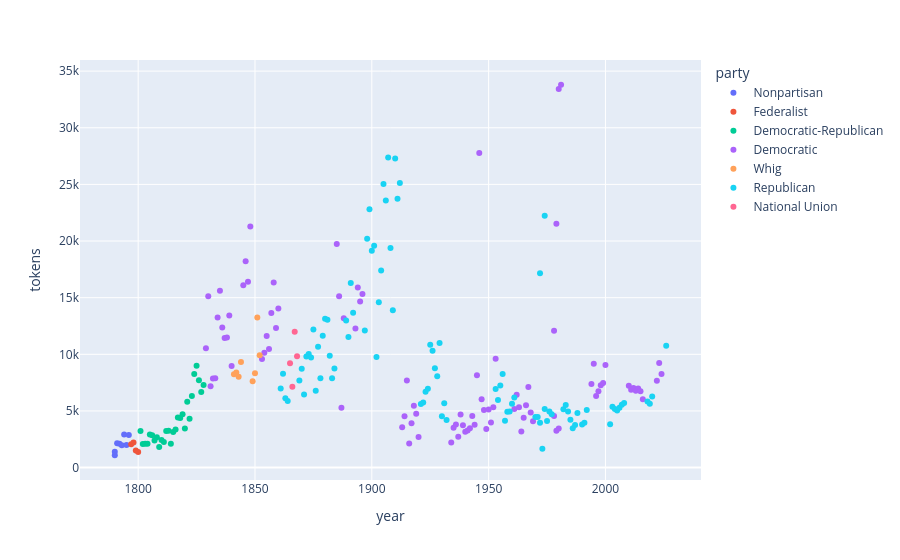

Notebook source saved alongside this figure:
### Markdown cell above
Hover any point for the president, the year, the length, and whether the address was spoken or written. Click a party in the legend to hide it, and double-click a party to show that one alone.

### Code cell
figure = plotly.express.scatter(
    df,
    x='year',
    y='tokens',
    color='party',
    hover_name='president',
    hover_data=['sotu_type'],
)
figure.show()

### Figure 1 — Plotly figure (JSON) as saved in the notebook; plotly's stock layout.template omitted (floating-point values rounded to 4 significant figures)
{"data": [{"customdata": [["spoken"], ["spoken"], ["spoken"], ["spoken"], ["spoken"], ["spoken"], ["spoken"], ["spoken"]], "hovertemplate": "<b>%{hovertext}</b><br><br>party=Nonpartisan<br>year=%{x}<br>tokens=%{y}<br>sotu_type=%{customdata[0]}<extra></extra>", "hovertext": ["Washington", "Washington", "Washington", "Washington", "Washington", "Washington", "Washington", "Washington"], "legendgroup": "Nonpartisan", "marker": {"color": "#636efa", "symbol": "circle"}, "mode": "markers", "name": "Nonpartisan", "orientation": "v", "showlegend": true, "type": "scatter", "x": [1790, 1790, 1791, 1792, 1793, 1794, 1795, 1796], "xaxis": "x", "y": [1090, 1408, 2146, 2098, 1965, 2915, 1986, 2868], "yaxis": "y"}, {"customdata": [["spoken"], ["spoken"], ["spoken"], ["spoken"]], "hovertemplate": "<b>%{hovertext}</b><br><br>party=Federalist<br>year=%{x}<br>tokens=%{y}<br>sotu_type=%{customdata[0]}<extra></extra>", "hovertext": ["Adams", "Adams", "Adams", "Adams"], "legendgroup": "Federalist", "marker": {"color": "#EF553B", "symbol": "circle"}, "mode": "markers", "name": "Federalist", "orientation": "v", "showlegend": true, "type": "scatter", "x": [1797, 1798, 1799, 1800], "xaxis": "x", "y": [2063, 2218, 1505, 1372], "yaxis": "y"}, {"customdata": [["written"], ["written"], ["written"], ["written"], ["written"], ["written"], ["written"], ["written"], ["written"], ["written"], ["written"], ["written"], ["written"], ["written"], ["written"], ["written"], ["written"], ["written"], ["written"], ["written"], ["written"], ["written"], ["written"], ["written"], ["written"], ["written"], ["written"], ["written"]], "hovertemplate": "<b>%{hovertext}</b><br><br>party=Democratic-Republican<br>year=%{x}<br>tokens=%{y}<br>sotu_type=%{customdata[0]}<extra></extra>", "hovertext": ["Jefferson", "Jefferson", "Jefferson", "Jefferson", "Jefferson", "Jefferson", "Jefferson", "Jefferson", "Madison", "Madison", "Madison", "Madison", "Madison", "Madison", "Madison", "Madison", "Monroe", "Monroe", "Monroe", "Monroe", "Monroe", "Monroe", "Monroe", "Monroe", "Adams", "Adams", "Adams", "Adams"], "legendgroup": "Democratic-Republican", "marker": {"color": "#00cc96", "symbol": "circle"}, "mode": "markers", "name": "Democratic-Republican", "orientation": "v", "showlegend": true, "type": "scatter", "x": [1801, 1802, 1803, 1804, 1805, 1806, 1807, 1808, 1809, 1810, 1811, 1812, 1813, 1814, 1815, 1816, 1817, 1818, 1819, 1820, 1821, 1822, 1823, 1824, 1825, 1826, 1827, 1828], "xaxis": "x", "y": [3224, 2082, 2109, 2096, 2928, 2866, 2390, 2675, 1828, 2443, 2270, 3238, 3257, 2108, 3143, 3361, 4417, 4373, 4699, 3443, 5811, 4315, 6316, 8256, 8985, 7705, 6667, 7285], "yaxis": "y"}, {"customdata": [["written"], ["written"], ["written"], ["written"], ["written"], ["written"], ["written"], ["written"], ["written"], ["written"], ["written"], ["written"], ["written"], ["written"], ["written"], ["written"], ["written"], ["written"], ["written"], ["written"], ["written"], ["written"], ["written"], ["written"], ["written"], ["written"], ["written"], ["written"], ["written"], ["written"], ["written"], ["written"], ["spoken"], ["spoken"], ["spoken"], ["spoken"], ["spoken"], ["spoken"], ["spoken"], ["spoken"], ["spoken"], ["spoken"], ["spoken"], ["spoken"], ["spoken"], ["spoken"], ["spoken"], ["spoken"], ["spoken"], ["spoken"], ["spoken"], ["written"], ["spoken"], ["spoken"], ["spoken"], ["spoken"], ["spoken"], ["spoken"], ["spoken"], ["written"], ["spoken"], ["spoken"], ["spoken"], ["spoken"], ["spoken"], ["spoken"], ["spoken"], ["spoken"], ["spoken"], ["spoken"], ["written"], ["spoken"], ["written"], ["written"], ["spoken"], ["written"], ["spoken"], ["spoken"], ["spoken"], ["spoken"], ["spoken"], ["spoken"], ["spoken"], ["spoken"], ["spoken"], ["spoken"], ["spoken"], ["spoken"], ["spoken"], ["spoken"], ["spoken"], ["spoken"], ["spoken"]], "hovertemplate": "<b>%{hovertext}</b><br><br>party=Democratic<br>year=%{x}<br>tokens=%{y}<br>sotu_type=%{customdata[0]}<extra></extra>", "hovertext": ["Jackson", "Jackson", "Jackson", "Jackson", "Jackson", "Jackson", "Jackson", "Jackson", "Van Buren", "Van Buren", "Van Buren", "Van Buren", "Polk", "Polk", "Polk", "Polk", "Pierce", "Pierce", "Pierce", "Pierce", "Buchanan", "Buchanan", "Buchanan", "Buchanan", "Cleveland", "Cleveland", "Cleveland", "Cleveland", "Cleveland", "Cleveland", "Cleveland", "Cleveland", "Wilson", "Wilson", "Wilson", "Wilson", "Wilson", "Wilson", "Wilson", "Wilson", "Roosevelt", "Roosevelt", "Roosevelt", "Roosevelt", "Roosevelt", "Roosevelt", "Roosevelt", "Roosevelt", "Roosevelt", "Roosevelt", "Roosevelt", "Roosevelt", "Truman", "Truman", "Truman", "Truman", "Truman", "Truman", "Truman", "Truman", "Kennedy", "Kennedy", "Kennedy", "Johnson", "Johnson", "Johnson", "Johnson", "Johnson", "Johnson", "Carter", "Carter", "Carter", "Carter", "Carter", "Carter", "Carter", "Clinton", "Clinton", "Clinton", "Clinton", "Clinton", "Clinton", "Clinton", "Obama", "Obama", "Obama", "Obama", "Obama", "Obama", "Obama", "Biden", "Biden", "Biden"], "legendgroup": "Democratic", "marker": {"color": "#ab63fa", "symbol": "circle"}, "mode": "markers", "name": "Democratic", "orientation": "v", "showlegend": true, "type": "scatter", "x": [1829, 1830, 1831, 1832, 1833, 1834, 1835, 1836, 1837, 1838, 1839, 1840, 1845, 1846, 1847, 1848, 1853, 1854, 1855, 1856, 1857, 1858, 1859, 1860, 1885, 1886, 1887, 1888, 1893, 1894, 1895, 1896, 1913, 1914, 1915, 1916, 1917, 1918, 1919, 1920, 1934, 1935, 1936, 1937, 1938, 1939, 1940, 1941, 1942, 1943, 1944, 1945, 1946, 1947, 1948, 1949, 1950, 1951, 1952, 1953, 1961, 1962, 1963, 1964, 1965, 1966, 1967, 1968, 1969, 1978, 1978, 1979, 1979, 1980, 1980, 1981, 1994, 1995, 1996, 1997, 1998, 1999, 2000, 2010, 2011, 2012, 2013, 2014, 2015, 2016, 2022, 2023, 2024], "xaxis": "x", "y": [10527, 15116, 7180, 7865, 7892, 13261, 15619, 12369, 11435, 11475, 13416, 8976, 16107, 18218, 16407, 21293, 9586, 10134, 11610, 10472, 13651, 16347, 12334, 14036, 19745, 15134, 5289, 13181, 12281, 15890, 14669, 15332, 3553, 4535, 7685, 2118, 3912, 5464, 4755, 2706, 2223, 3517, 3814, 2730, 4677, 3737, 3170, 3285, 3484, 4561, 3772, 8158, 27764, 6031, 5084, 3397, 5126, 3973, 5335, 9607, 5175, 6437, 5335, 3197, 4407, 5503, 7120, 4865, 4097, 4561, 12074, 3258, 21528, 33426, 3455, 33797, 7378, 9173, 6328, 6749, 7277, 7475, 9052, 7221, 6867, 7018, 6783, 6987, 6748, 6025, 7665, 9231, 8271], "yaxis": "y"}, {"customdata": [["written"], ["written"], ["written"], ["written"], ["written"], ["written"], ["written"], ["written"]], "hovertemplate": "<b>%{hovertext}</b><br><br>party=Whig<br>year=%{x}<br>tokens=%{y}<br>sotu_type=%{customdata[0]}<extra></extra>", "hovertext": ["Tyler", "Tyler", "Tyler", "Tyler", "Taylor", "Fillmore", "Fillmore", "Fillmore"], "legendgroup": "Whig", "marker": {"color": "#FFA15A", "symbol": "circle"}, "mode": "markers", "name": "Whig", "orientation": "v", "showlegend": true, "type": "scatter", "x": [1841, 1842, 1843, 1844, 1849, 1850, 1851, 1852], "xaxis": "x", "y": [8240, 8401, 8026, 9313, 7620, 8318, 13244, 9923], "yaxis": "y"}, {"customdata": [["written"], ["written"], ["written"], ["written"], ["written"], ["written"], ["written"], ["written"], ["written"], ["written"], ["written"], ["written"], ["written"], ["written"], ["written"], ["written"], ["written"], ["written"], ["written"], ["written"], ["written"], ["written"], ["written"], ["written"], ["written"], ["written"], ["written"], ["written"], ["written"], ["written"], ["written"], ["written"], ["written"], ["written"], ["written"], ["written"], ["written"], ["written"], ["written"], ["written"], ["spoken"], ["spoken"], ["spoken"], ["written"], ["spoken"], ["spoken"], ["spoken"], ["spoken"], ["spoken"], ["written"], ["written"], ["written"], ["spoken"], ["spoken"], ["spoken"], ["written"], ["spoken"], ["spoken"], ["spoken"], ["spoken"], ["written"], ["spoken"], ["spoken"], ["spoken"], ["written"], ["written"], ["spoken"], ["written"], ["spoken"], ["spoken"], ["spoken"], ["spoken"], ["spoken"], ["spoken"], ["spoken"], ["spoken"], ["spoken"], ["spoken"], ["spoken"], ["spoken"], ["spoken"], ["spoken"], ["spoken"], ["spoken"], ["spoken"], ["spoken"], ["spoken"], ["spoken"], ["spoken"], ["spoken"], ["spoken"], ["spoken"]], "hovertemplate": "<b>%{hovertext}</b><br><br>party=Republican<br>year=%{x}<br>tokens=%{y}<br>sotu_type=%{customdata[0]}<extra></extra>", "hovertext": ["Lincoln", "Lincoln", "Lincoln", "Lincoln", "Grant", "Grant", "Grant", "Grant", "Grant", "Grant", "Grant", "Grant", "Hayes", "Hayes", "Hayes", "Hayes", "Arthur", "Arthur", "Arthur", "Arthur", "Harrison", "Harrison", "Harrison", "Harrison", "McKinley", "McKinley", "McKinley", "McKinley", "Roosevelt", "Roosevelt", "Roosevelt", "Roosevelt", "Roosevelt", "Roosevelt", "Roosevelt", "Roosevelt", "Taft", "Taft", "Taft", "Taft", "Harding", "Harding", "Coolidge", "Coolidge", "Coolidge", "Coolidge", "Coolidge", "Coolidge", "Hoover", "Hoover", "Hoover", "Hoover", "Eisenhower", "Eisenhower", "Eisenhower", "Eisenhower", "Eisenhower", "Eisenhower", "Eisenhower", "Eisenhower", "Eisenhower", "Nixon", "Nixon", "Nixon", "Nixon", "Nixon", "Nixon", "Nixon", "Ford", "Ford", "Ford", "Reagan", "Reagan", "Reagan", "Reagan", "Reagan", "Reagan", "Reagan", "Bush", "Bush", "Bush", "Bush", "Bush", "Bush", "Bush", "Bush", "Bush", "Bush", "Trump", "Trump", "Trump", "Trump"], "legendgroup": "Republican", "marker": {"color": "#19d3f3", "symbol": "circle"}, "mode": "markers", "name": "Republican", "orientation": "v", "showlegend": true, "type": "scatter", "x": [1861, 1862, 1863, 1864, 1869, 1870, 1871, 1872, 1873, 1874, 1875, 1876, 1877, 1878, 1879, 1880, 1881, 1882, 1883, 1884, 1889, 1890, 1891, 1892, 1897, 1898, 1899, 1900, 1901, 1902, 1903, 1904, 1905, 1906, 1907, 1908, 1909, 1910, 1911, 1912, 1921, 1922, 1923, 1924, 1925, 1926, 1927, 1928, 1929, 1930, 1931, 1932, 1953, 1954, 1955, 1956, 1957, 1958, 1959, 1960, 1961, 1970, 1971, 1972, 1972, 1973, 1974, 1974, 1975, 1976, 1977, 1982, 1983, 1984, 1985, 1986, 1987, 1988, 1990, 1991, 1992, 2002, 2003, 2004, 2005, 2006, 2007, 2008, 2018, 2019, 2020, 2026], "xaxis": "x", "y": [6977, 8283, 6118, 5875, 7687, 8733, 6455, 9810, 10022, 9719, 12200, 6790, 10663, 7878, 11633, 13129, 13043, 9873, 7890, 8742, 12983, 11520, 16291, 13676, 12111, 20209, 22797, 19138, 19588, 9758, 14596, 17403, 25033, 23575, 27374, 19384, 13892, 27281, 23725, 25134, 5607, 5745, 6700, 6967, 10846, 10310, 8777, 8057, 10995, 4542, 5688, 4210, 6945, 5974, 7237, 8265, 4132, 4920, 4956, 5634, 6191, 4461, 4466, 3968, 17147, 1657, 5171, 22229, 4112, 4952, 4706, 5158, 5536, 4944, 4213, 3473, 3770, 4826, 3811, 3968, 5082, 3825, 5368, 5167, 5045, 5287, 5552, 5704, 5830, 5627, 6277, 10748], "yaxis": "y"}, {"customdata": [["written"], ["written"], ["written"], ["written"]], "hovertemplate": "<b>%{hovertext}</b><br><br>party=National Union<br>year=%{x}<br>tokens=%{y}<br>sotu_type=%{customdata[0]}<extra></extra>", "hovertext": ["Johnson", "Johnson", "Johnson", "Johnson"], "legendgroup": "National Union", "marker": {"color": "#FF6692", "symbol": "circle"}, "mode": "markers", "name": "National Union", "orientation": "v", "showlegend": true, "type": "scatter", "x": [1865, 1866, 1867, 1868], "xaxis": "x", "y": [9220, 7127, 11983, 9819], "yaxis": "y"}], "layout": {"legend": {"title": {"text": "party"}, "tracegroupgap": 0}, "margin": {"t": 60}, "xaxis": {"anchor": "y", "domain": [0.0, 1.0], "title": {"text": "year"}}, "yaxis": {"anchor": "x", "domain": [0.0, 1.0], "title": {"text": "tokens"}}}}
